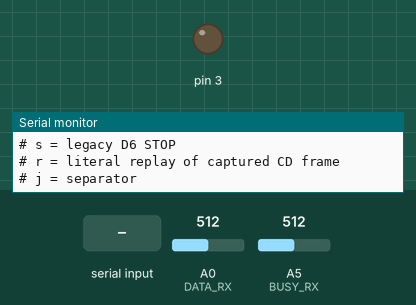
Recording of a sketch running on a simulated Arduino Uno, built with avr-gcc and run on an emulated ATmega328P. Shown: output pins drawn as LEDs (lit = HIGH), the last lines printed to the serial monitor. Inputs (shaded band) come from the test bench; at power-on: A0 (DATA_RX) = 512, A5 (BUSY_RX) = 512.

Above: at 1.3 s.
1.4 s: "c\n" received over Serial
At 1.8 s:
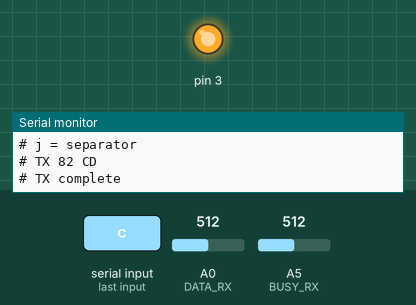
2.9 s: byte 116 ('t') received over Serial
4.4 s: byte 115 ('s') received over Serial
5.9 s: byte 114 ('r') received over Serial
Timing chart, 0 to 8.9 s (numbered marks = the images above; inputs shaded):
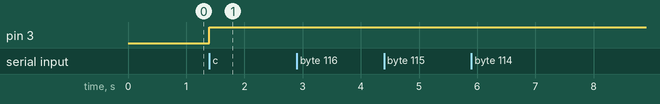

The sketch:

xs-tx2.ino
```cpp
// ============================================================
// Kenwood XS LIVE TX/RX v4
//
// RX:
//   A0 = DATA / encoded line
//   A5 = BUSY / envelope
//
// TX physical wiring:
//   D2 -- 2.2k --> A0 / DATA
//   D3 -- 2.2k --> A5 / BUSY
//
// IMPORTANT:
//   TX pins NEVER actively drive LOW.
//   LOW = INPUT / high-Z.
//   HIGH = OUTPUT HIGH through external 2.2k.
//
// Real Kenwood timing:
//
//   BUSY rises
//      ~1.0-1.2 ms
//   first DATA transition
//
//   DATA intervals:
//      short ~4.8-5.0 ms
//      long  ~9.6-10.0 ms
//
// Serial commands:
//
//   c = legacy 0x82 CD test
//   t = legacy 0x84 TUNER test
//   s = legacy 0xD6 STOP test
//
//   r = literal replay of captured real CD frame
//
//   j = separator marker
//
// ============================================================


// ============================================================
// PIN MAPPING
// ============================================================

const uint8_t DATA_RX = A0;
const uint8_t BUSY_RX = A5;

const uint8_t DATA_TX = 2;   // D2 -> A0
const uint8_t BUSY_TX = 3;   // D3 -> A5


// ============================================================
// GENERAL TIMING
// ============================================================

const int THRESHOLD = 400;

// BUSY rise -> first DATA edge
const uint32_t START_US = 1150;

// Nominal short interval
const uint32_t T_US = 4900;

// Last DATA edge -> BUSY fall
const uint32_t END_US = 4900;


// ============================================================
// LITERAL CD REPLAY
//
// Stable main CD frame observed repeatedly.
//
// After the initial DATA transition, the measured interval
// sequence was:
//
//   L L S S S S S S
//   S S S S S L S S
//
// where:
//   S ~= 4.9 ms
//   L ~= 9.8 ms
//
// We deliberately replay the waveform rather than interpreting
// these intervals as bytes/bits.
// ============================================================

const uint32_t CD_REPLAY_US[] = {
  9800,
  9800,

  4900,
  4900,
  4900,
  4900,
  4900,
  4900,

  4900,
  4900,
  4900,
  4900,
  4900,

  9800,

  4900,
  4900
};

const uint8_t CD_REPLAY_COUNT =
    sizeof(CD_REPLAY_US) / sizeof(CD_REPLAY_US[0]);


// ============================================================
// RX STATE
// ============================================================

bool dataState = false;
bool busyState = false;

uint32_t captureStartUs = 0;


// ============================================================
// LEGACY 8-BIT TX STATE
// ============================================================

bool txActive = false;

bool txDataState = false;

uint8_t txValue = 0;
int8_t txBit = 7;

uint32_t txNextUs = 0;


enum TxPhase {
  TX_IDLE,
  TX_START,
  TX_BITS,
  TX_FINISH
};

TxPhase txPhase = TX_IDLE;


// ============================================================
// REPLAY STATE
// ============================================================

bool replayActive = false;

uint8_t replayIndex = 0;

enum ReplayPhase {
  REPLAY_IDLE,
  REPLAY_START,
  REPLAY_INTERVALS,
  REPLAY_FINISH
};

ReplayPhase replayPhase = REPLAY_IDLE;

uint32_t replayNextUs = 0;


// ============================================================
// LOW LEVEL LINE CONTROL
// ============================================================

void releaseLine(uint8_t pin) {

  pinMode(pin, INPUT);
}


void driveHigh(uint8_t pin) {

  digitalWrite(pin, HIGH);
  pinMode(pin, OUTPUT);
}


// DATA = encoded line

void setData(bool high) {

  txDataState = high;

  if (high) {
    driveHigh(DATA_TX);
  } else {
    releaseLine(DATA_TX);
  }
}


void toggleData() {

  setData(!txDataState);
}


// BUSY = envelope

void setBusy(bool high) {

  if (high) {
    driveHigh(BUSY_TX);
  } else {
    releaseLine(BUSY_TX);
  }
}


// ============================================================
// LEGACY 8-BIT TX
// ============================================================

void startTx(uint8_t value) {

  if (txActive || replayActive) {

    Serial.println("# TX already active");

    return;
  }


  txActive = true;

  txValue = value;
  txBit = 7;


  // Idle state.

  setData(false);
  setBusy(false);


  // Packet envelope starts.

  setBusy(true);


  txPhase = TX_START;

  txNextUs =
      micros() + START_US;
}


// ============================================================
// LEGACY TX STATE MACHINE
// ============================================================

void serviceTx() {

  if (!txActive) {
    return;
  }


  uint32_t now =
      micros();


  if ((int32_t)(now - txNextUs) < 0) {
    return;
  }


  switch (txPhase) {


    // --------------------------------------------------------
    // First DATA transition
    // --------------------------------------------------------

    case TX_START:

      toggleData();

      txPhase = TX_BITS;


      txNextUs =
          now +
          ((((txValue >> txBit) & 1) != 0)
             ? T_US
             : 2 * T_US);

      break;


    // --------------------------------------------------------
    // 8-bit legacy encoding
    //
    // short = 1
    // long  = 0
    // MSB first
    // --------------------------------------------------------

    case TX_BITS:

      toggleData();


      if (txBit == 0) {

        txPhase = TX_FINISH;

        txNextUs =
            now + END_US;

      } else {

        txBit--;


        bool bit =
            ((txValue >> txBit) & 1) != 0;


        txNextUs =
            now +
            (bit ? T_US : 2 * T_US);
      }

      break;


    // --------------------------------------------------------
    // End legacy frame
    // --------------------------------------------------------

    case TX_FINISH:

      setBusy(false);
      setData(false);


      txActive = false;
      txPhase = TX_IDLE;


      Serial.println("# TX complete");

      break;


    default:

      break;
  }
}


// ============================================================
// START LITERAL CD REPLAY
// ============================================================

void startCdReplay() {

  if (txActive || replayActive) {

    Serial.println("# TX already active");

    return;
  }


  Serial.println("# REPLAY real CD frame");


  replayActive = true;

  replayIndex = 0;


  // Ensure idle state first.

  setData(false);
  setBusy(false);


  // Start real packet envelope.

  setBusy(true);


  replayPhase = REPLAY_START;

  replayNextUs =
      micros() + START_US;
}


// ============================================================
// LITERAL REPLAY STATE MACHINE
// ============================================================

void serviceReplay() {

  if (!replayActive) {
    return;
  }


  uint32_t now =
      micros();


  if ((int32_t)(now - replayNextUs) < 0) {
    return;
  }


  switch (replayPhase) {


    // --------------------------------------------------------
    // BUSY has already risen.
    //
    // Generate first DATA transition after START_US.
    // --------------------------------------------------------

    case REPLAY_START:

      toggleData();


      replayIndex = 0;

      replayPhase =
          REPLAY_INTERVALS;


      replayNextUs =
          now +
          CD_REPLAY_US[replayIndex];

      break;


    // --------------------------------------------------------
    // Replay every captured DATA interval literally.
    // --------------------------------------------------------

    case REPLAY_INTERVALS:

      toggleData();


      replayIndex++;


      if (replayIndex >= CD_REPLAY_COUNT) {

        // Last captured DATA transition just happened.

        replayPhase =
            REPLAY_FINISH;


        replayNextUs =
            now + END_US;

      } else {

        replayNextUs =
            now +
            CD_REPLAY_US[replayIndex];
      }

      break;


    // --------------------------------------------------------
    // Finish frame.
    // --------------------------------------------------------

    case REPLAY_FINISH:

      // Envelope ends.

      setBusy(false);


      // Return DATA to idle/high-Z.
      //
      // If DATA is already LOW this changes nothing.
      // If it ended HIGH, this generates the final return
      // to idle after BUSY falls.

      setData(false);


      replayActive = false;

      replayPhase =
          REPLAY_IDLE;


      Serial.println("# REPLAY complete");

      break;


    default:

      break;
  }
}


// ============================================================
// RX / SNIFFER
// ============================================================

void captureInputs() {

  int dataAdc =
      analogRead(DATA_RX);

  int busyAdc =
      analogRead(BUSY_RX);


  bool newData =
      dataAdc > THRESHOLD;

  bool newBusy =
      busyAdc > THRESHOLD;


  if (newData != dataState ||
      newBusy != busyState) {


    uint32_t t =
        micros() - captureStartUs;


    dataState = newData;
    busyState = newBusy;


    Serial.print(t);
    Serial.print(',');

    Serial.print(dataState);
    Serial.print(',');

    Serial.println(busyState);
  }
}


// ============================================================
// SERIAL COMMANDS
// ============================================================

void handleSerial() {

  if (!Serial.available()) {
    return;
  }


  char c =
      Serial.read();


  // Ignore CR/LF.

  if (c == '\r' ||
      c == '\n') {

    return;
  }


  switch (c) {


    // --------------------------------------------------------
    // Legacy 8-bit CD
    // --------------------------------------------------------

    case 'c':
    case 'C':

      Serial.println("# TX 82 CD");

      startTx(0x82);

      break;


    // --------------------------------------------------------
    // Legacy 8-bit TUNER
    // --------------------------------------------------------

    case 't':
    case 'T':

      Serial.println("# TX 84 TUNER");

      startTx(0x84);

      break;


    // --------------------------------------------------------
    // Legacy 8-bit STOP
    // --------------------------------------------------------

    case 's':
    case 'S':

      Serial.println("# TX D6 STOP");

      startTx(0xD6);

      break;


    // --------------------------------------------------------
    // Literal captured CD waveform
    // --------------------------------------------------------

    case 'r':
    case 'R':

      startCdReplay();

      break;


    // --------------------------------------------------------
    // Manual separator
    // --------------------------------------------------------

    case 'j':
    case 'J':

      Serial.println();
      Serial.println(
        "========== NEXT BUTTON =========="
      );

      break;


    // --------------------------------------------------------

    default:

      Serial.print("# Unknown command: ");
      Serial.println(c);

      break;
  }
}


// ============================================================
// SETUP
// ============================================================

void setup() {

  Serial.begin(115200);


  while (!Serial) {
  }


  // Never drive the XS bus during boot.

  releaseLine(DATA_TX);
  releaseLine(BUSY_TX);


  delay(100);


  dataState =
      analogRead(DATA_RX) > THRESHOLD;

  busyState =
      analogRead(BUSY_RX) > THRESHOLD;


  captureStartUs =
      micros();


  Serial.println();

  Serial.println("us,DATA,BUSY");


  Serial.print(0);
  Serial.print(',');

  Serial.print(dataState);
  Serial.print(',');

  Serial.println(busyState);


  Serial.println(
    "# Kenwood XS LIVE v4"
  );

  Serial.println(
    "# A0=DATA(encoded), A5=BUSY(envelope)"
  );

  Serial.println(
    "# D2=DATA TX, D3=BUSY TX"
  );

  Serial.println(
    "# START=1.15ms, T=4.9ms, END=4.9ms"
  );


  Serial.println(
    "# c = legacy 82 CD"
  );

  Serial.println(
    "# t = legacy 84 TUNER"
  );

  Serial.println(
    "# s = legacy D6 STOP"
  );

  Serial.println(
    "# r = literal replay of captured CD frame"
  );

  Serial.println(
    "# j = separator"
  );
}


// ============================================================
// LOOP
// ============================================================

void loop() {

  captureInputs();

  serviceTx();

  serviceReplay();

  handleSerial();
}
```

Measured:
- after the input at 1.4 s, pin 3: LOW → HIGH at once
